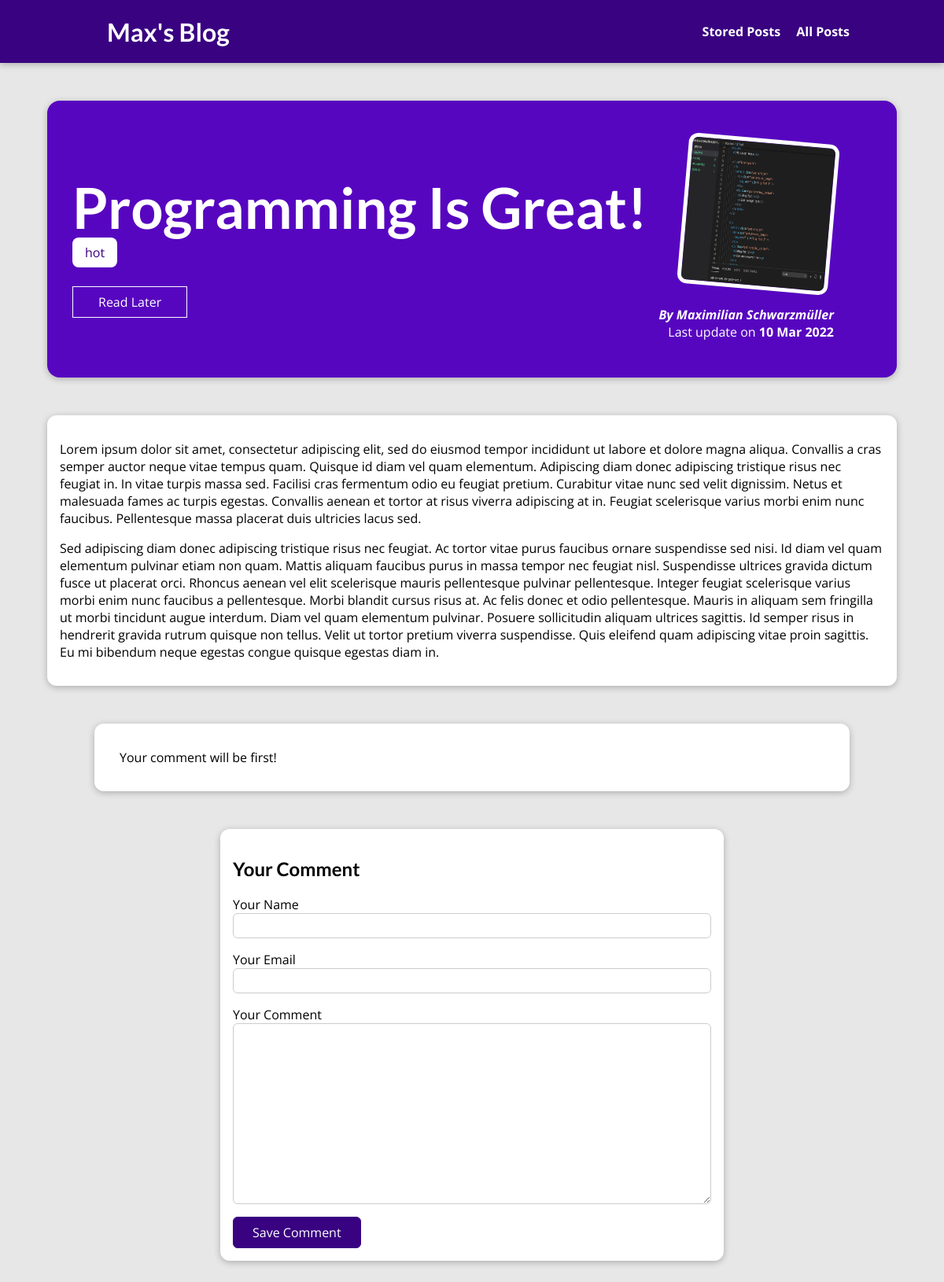
The page /posts/programming-is-great on the database its author committed.
### blog/models.py (models this page shows, shortened)
class Post(models.Model):
    title = models.CharField(max_length=150)
    excerpt = models.TextField(default='')
    image = models.ImageField(upload_to='posts', null=True)
    date = models.DateField(default=timezone.now())
    slug = models.SlugField(default='', blank=True, null=False, unique=True)
    content = models.TextField(default='')
    author = models.ForeignKey(
        Author, on_delete=models.SET_NULL, null=True, related_name='posts')
    tags = models.ManyToManyField(Tag)

class Tag(models.Model):
    caption = models.CharField(max_length=40, default='')

class Author(models.Model):
    first_name = models.CharField(max_length=100)
    last_name = models.CharField(max_length=100)
    email_address = models.EmailField(max_length=120)
    def __str__(self):
        return f'{self.first_name} {self.last_name}'

### blog/views.py (the view, shortened to what this page needs)
# urls.py: path('posts/<slug:slug>', views.SinglePostView.as_view(),
class SinglePostView(View):
    def saved_for_later(self, request, post_id):
        stored_posts = request.session.get('stored_posts')
        if stored_posts is not None:
            is_saved_for_later = post_id in stored_posts
        else:
            is_saved_for_later = False
        return is_saved_for_later
    def get(self, request, slug):
        post = Post.objects.get(slug=slug)
        context = {
            'post': post,
            'tags': post.tags.all(),
            'comment_form': CommentForm(),
            'comments': post.comments.all().order_by('-id'),
            'saved_for_later': self.saved_for_later(request, post.id)
        }
        return render(request, 'blog/post-detail.html', context)

### blog/forms.py
class CommentForm(forms.ModelForm):
    class Meta:
        model = Comment
        exclude = ['post']
        labels = {
            'user_name': 'Your Name',
            'user_email': 'Your Email',
            'entered_text': 'Your Comment'
        }

### blog/templates/blog/post-detail.html (shortened to what this page needs)
{% extends 'base.html' %}
{% load static %}
{% block css_files %}
    <link rel='stylesheet' href="{% static 'blog/post-detail.css' %}" />
{% endblock css_files %}
{% block content %}
    <section id='summary'>
        <h2>{{ post.title }}</h2>
        <div>
            {% for tag in tags %}
                <span class='tag'>{{tag.caption}}</span>
            {% endfor %}
        </div>
        <div id='read-later'>
            <form action="{% url 'read-later' %}" method='POST'>
                <button>
                    {% if saved_for_later %}
                        Remove from "Read Later" List
                    {% else %}
                        Read Later
                    {% endif %}
                </button>
            </form>
        </div>
        <article>
            <img src="{{ post.image.url }}" alt="{{ post.title }}">
            <address>By <a href="mailto:{{post.author.email_address}}">{{ post.author|title }}</a></address>
            <div>
                Last update on <time>{{ post.date|date:"d M Y" }}</time>
            </div>
        </article>
    </section>
    <main>
        {{ post.content|linebreaks }}
    </main>
    <section id="comments">
        {% if not comments %}
            <p>Your comment will be first!</p>
        {% endif %}
    </section>
    <section id="comment-form">
        <h2>Your Comment</h2>
        <form action="{% url 'post-detail-page' post.slug %}" method="POST">
            {% for form_fields in comment_form %}
                <div class="form-control">
                    {{form_fields.label}}
                    {{form_fields}}
                </div>
            {% endfor %}
            <button type="submit">Save Comment</button>
        </form>
    </section>
{% endblock content %}

### static/app.css (style rules this page uses)
* { box-sizing: border-box; }
html { font-family: 'Open Sans', 'Lato', sans-serif; }
body { margin: 0; }
h1, h2, h3 { font-family: 'Lato', sans-serif; font-weight: bold; }

### blog/static/blog/post-detail.css (style rules this page uses)
body { background-color: #e7e7e7; }
#summary { margin: 8rem auto 3rem auto; padding: 2rem; width: 90%; max-width: 90rem; border-radius: 16px; background-color: #5706c0; position: relative; box-shadow: 0 2px 8px rgba(0, 0, 0, 0.25); height: 22rem; }
#summary h2 { color: white; font-size: 4.5rem; margin-bottom: 0.25rem; }
#summary article { position: absolute; top: 2rem; right: 3rem; padding: 1rem 2rem; border-radius: 12px; text-align: right; color: white; }
#summary article img { width: 12rem; height: 12rem; border-radius: 12px; transform: rotateZ(5deg); border: 5px solid white; margin-bottom: 1rem; }
#summary address { font-weight: bold; }
#summary a { color: white; text-decoration: none; }
#summary time { font-weight: bold; }
#read-later { margin: 2rem 0; }
#read-later button { background-color: transparent; border: 1px solid white; padding: 0.5rem 2rem; font: inherit; color: white; cursor: pointer; }
main { width: 90%; max-width: 90rem; margin: 3rem auto; background-color: white; padding: 1rem; border-radius: 12px; box-shadow: 0 2px 8px rgba(0, 0, 0, 0.25); }
.tag { background-color: white; color: #390281; padding: 0.5rem 1rem; border-radius: 8px; }
#comment-form { margin: 3rem auto; width: 90%; max-width: 40rem; border-radius: 12px; background-color: white; box-shadow: 0 2px 8px rgba(0, 0, 0, 0.25); padding: 1rem; }
#comment-form button { font: inherit; background-color: #390281; color: white; border: 1px solid #390281; padding: 0.5rem 1.5rem; border-radius: 6px; cursor: pointer; }
.form-control { margin-bottom: 1rem; }
.form-control input, .form-control textarea { display: block; width: 100%; font: inherit; padding: 0.25rem; border-radius: 6px; border: 1px solid #ccc; }
#comments { margin: 3rem auto; width: 90%; max-width: 60rem; border-radius: 12px; background-color: white; box-shadow: 0 2px 8px rgba(0, 0, 0, 0.25); padding: 1rem 2rem; }

### rows shown on the page
Post: title "Programming Is Great!", image (picture), author "Maximilian Schwarzmüller", date "10 Mar 2022", content "Lorem ipsum dolor sit amet, consectetur adipiscing elit, sed do eiusmod tempor incididunt ut labore et dolore magna aliqua. Convallis a cras semper auctor neque vitae tempus quam. Quisque id diam vel quam elementum. Adipiscing diam donec adipiscing tristique risus nec feugiat in. In vitae turpis massa sed. Facilisi cras fermentum odio eu feugiat pretium. Curabitur vitae nunc sed velit dignissim. Netus et malesuada fames ac turpis egestas. Convallis aenean et tortor at risus viverra adipiscing at in. Feugiat scelerisque varius morbi enim nunc faucibus. Pellentesque massa placerat duis ultricies lacus sed. Sed adipiscing diam donec adipiscing tristique risus nec feugiat. Ac tortor vitae purus…"
Tag: caption "hot"
